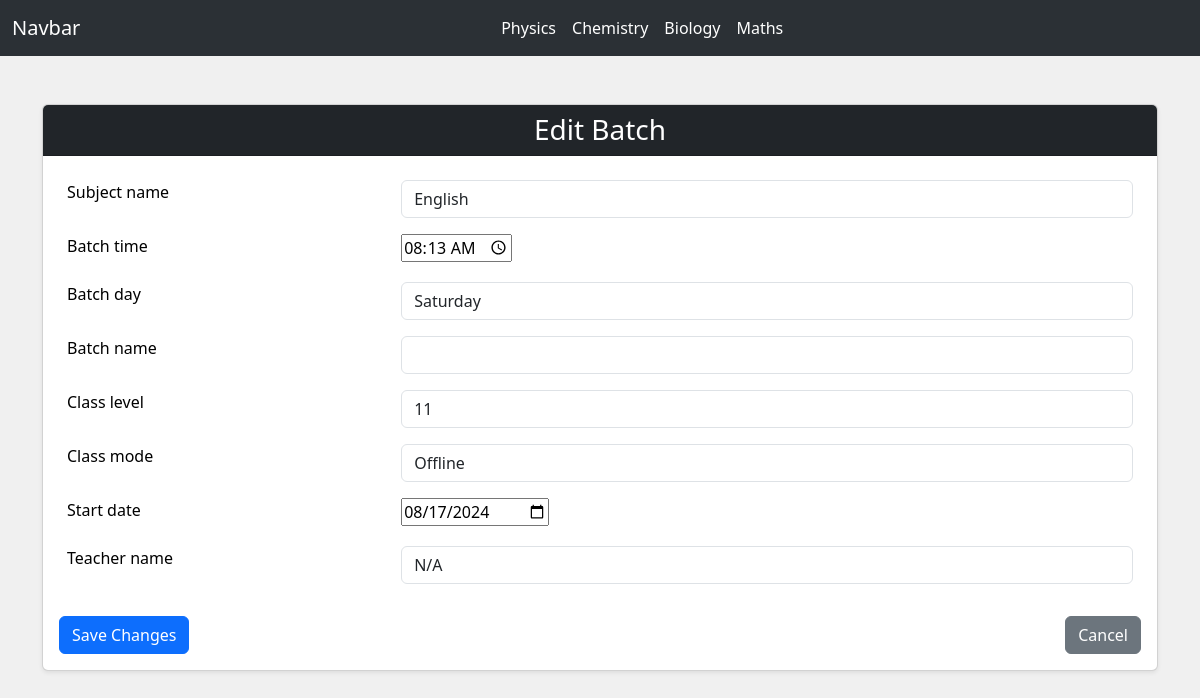
The page /edit-batch/3/ on the database as committed earlier.
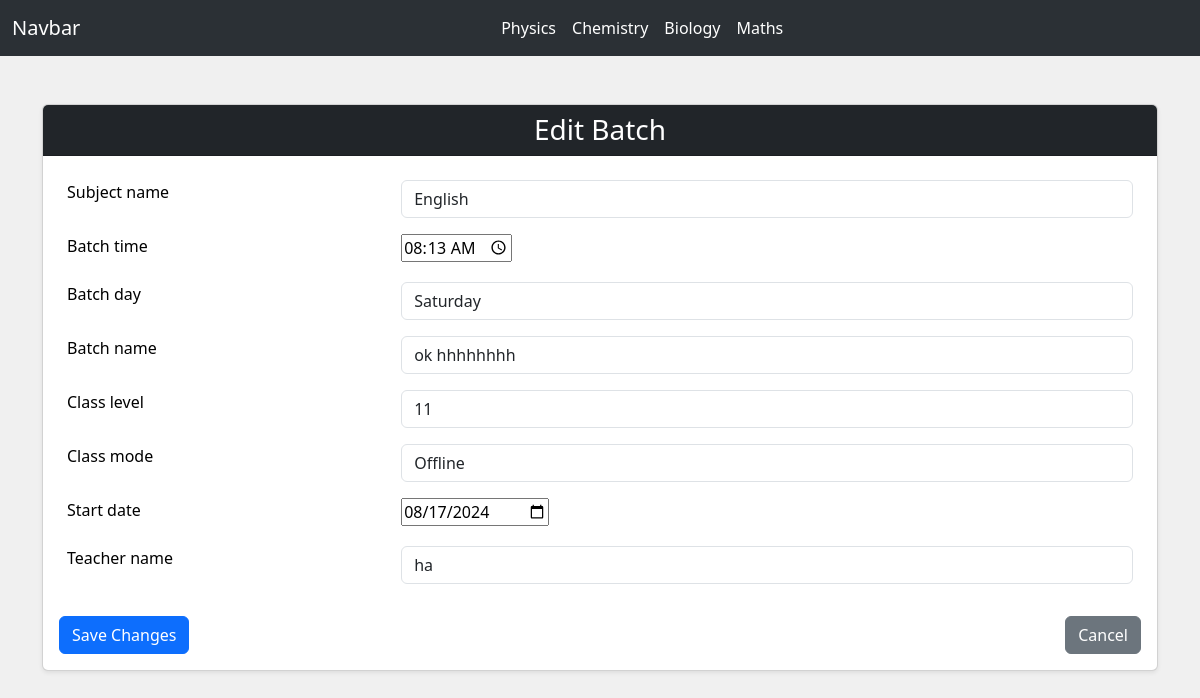
The same page on the database as committed later.
### myapp/models.py (models this page shows, shortened)
class Batch(models.Model):
    subject_name = models.CharField(max_length=100)
    batch_name = models.CharField(max_length=100,default="")
    batch_time = models.TimeField()
    batch_day = models.CharField(max_length=50)
    class_level = models.CharField(max_length=50)
    class_mode = models.CharField(max_length=100)
    start_date = models.DateField(default=timezone.now)
    teacher_name = models.CharField(max_length=100)
    students = models.ManyToManyField(Student, related_name='batches')

### myapp/views.py (the view)
# urls.py: path('edit-batch/<int:id>/', views.edit_batch, name='edit_batch'),
def edit_batch(request, id):
    batch = get_object_or_404(Batch, id=id)
    if request.method == "POST":
        form = BatchForm(request.POST, instance=batch)
        if form.is_valid():
            form.save()
            messages.success(request, 'Batch updated successfully!')
            return redirect('view_batches')
    else:
        form = BatchForm(instance=batch)
    return render(request, 'edit_batch.html', {'form': form})

### myapp/forms.py
class BatchForm(forms.ModelForm):
    class Meta:
        model = Batch
        fields = [
            'subject_name', 'batch_time', 'batch_day','batch_name',
            'class_level', 'class_mode', 'start_date', 'teacher_name'
        ]
        widgets = {
            'subject_name': forms.TextInput(attrs={'class': 'form-control'}),
            'batch_name': forms.TextInput(attrs={'class': 'form-control'}),
            'batch_time': forms.TimeInput(attrs={'type': 'time'}),
            'batch_day': forms.TextInput(attrs={'class': 'form-control'}),
            'start_date': forms.DateInput(attrs={'type': 'date'}),
            'class_level': forms.TextInput(attrs={'class': 'form-control'}),
            'class_mode': forms.TextInput(attrs={'class': 'form-control'}),
            'teacher_name': forms.TextInput(attrs={'class': 'form-control'}),
        }

### templates/edit_batch.html (shortened to what this page needs)
{% extends "base.html" %}
{% block body %}
<div class="container py-5">
    <div class="card shadow-sm">
        <div class="card-header bg-dark text-white">
            <h3 class="mb-0 text-center">Edit Batch</h3>
        </div>
        <div class="card-body">
            <form method="POST">
                <table class="table table-borderless">
                    <tbody>
                        {% for field in form %}
                        <tr>
                            <td><label for="{{ field.id_for_label }}" class="form-label">{{ field.label }}</label></td>
                            <td>{{ field }}</td>
                        </tr>
                        {% endfor %}
                    </tbody>
                </table>
                <div class="d-flex justify-content-between mt-4">
                    <button type="submit" class="btn btn-primary">Save Changes</button>
                    <a href="{% url 'view_batches' %}" class="btn btn-secondary">Cancel</a>
                </div>
            </form>
        </div>
    </div>
</div>
{% endblock %}

Rows that differ between the two databases and show on the page:
changed Batch "English": batch_name (not shown) → "ok hhhhhhhh"; teacher_name "N/A" → "ha"
